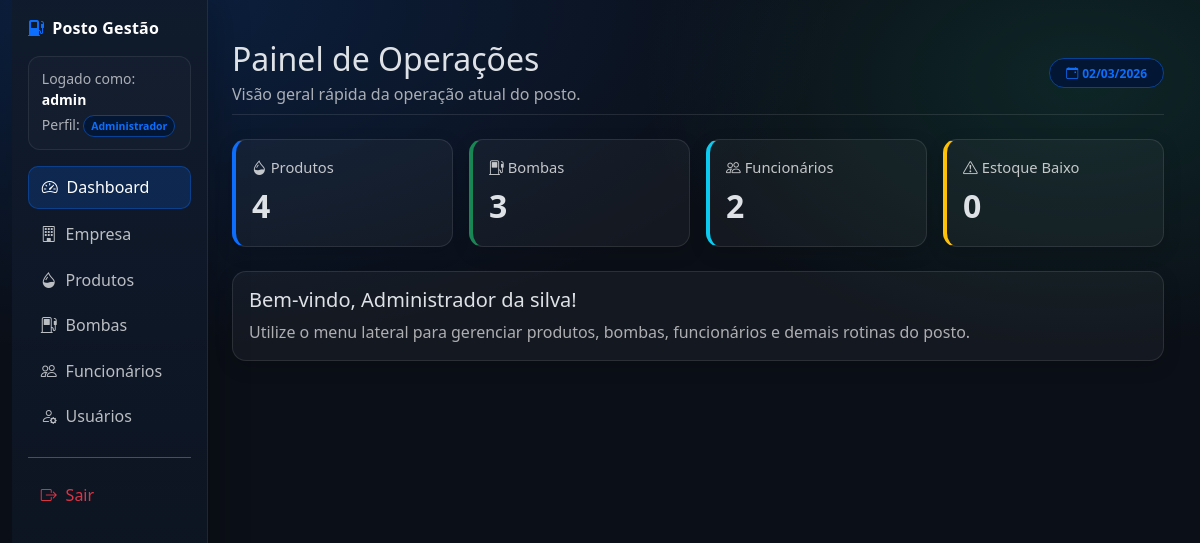
The app's page / (signed in) with its own data.
### accounts/models.py (models this page shows, shortened)
class CustomUser(AbstractUser):
    PERFIL_CHOICES = (
        ('ADMIN', 'Administrador'),
        ('GERENTE', 'Gerente'),
        ('OPERADOR', 'Operador'),
    )
    nome_completo = models.CharField('Nome completo', max_length=255, default='')
    perfil = models.CharField(max_length=10, choices=PERFIL_CHOICES, default='OPERADOR')
    data_cadastro = models.DateTimeField(auto_now_add=True)
    REQUIRED_FIELDS = ["email", "nome_completo"]
    def get_full_name(self):
        return (self.nome_completo or '').strip()

### core/views.py (the view)
# urls.py: path('', DashboardView.as_view(), name='dashboard'),
class DashboardView(LoginRequiredMixin, TemplateView):
    template_name = 'core/dashboard.html'
    def get_context_data(self, **kwargs):
        context = super().get_context_data(**kwargs)
        context['total_produtos'] = Produto.objects.count()
        context['total_bombas'] = Bomba.objects.count()
        context['total_funcionarios'] = Funcionario.objects.count()
        context['estoque_baixo'] = Produto.objects.filter(estoque_atual__lte=models.F('estoque_minimo')).count()
        return context

### templates/core/dashboard.html (shortened to what this page needs)
{% extends 'base.html' %}
{% block content %}
<div class="page-header d-flex justify-content-between flex-wrap flex-md-nowrap align-items-center pt-3 pb-2 mb-4 border-bottom">
    <div>
        <h1 class="h2 mb-1">Painel de Operações</h1>
        <p class="text-muted mb-0">Visão geral rápida da operação atual do posto.</p>
    </div>
    <span class="badge bg-primary-subtle text-primary border border-primary-subtle px-3 py-2">
        <i class="bi bi-calendar-event me-1"></i>{% now "d/m/Y" %}
    </span>
</div>
<div class="row g-3">
    <div class="col-sm-6 col-xl-3">
        <div class="card metric-card metric-primary h-100">
            <div class="card-body">
                <div class="metric-label"><i class="bi bi-droplet-half me-1"></i>Produtos</div>
                <p class="metric-value">{{ total_produtos }}</p>
            </div>
        </div>
    </div>
    <div class="col-sm-6 col-xl-3">
        <div class="card metric-card metric-success h-100">
            <div class="card-body">
                <div class="metric-label"><i class="bi bi-fuel-pump me-1"></i>Bombas</div>
                <p class="metric-value">{{ total_bombas }}</p>
            </div>
        </div>
    </div>
    <div class="col-sm-6 col-xl-3">
        <div class="card metric-card metric-info h-100">
            <div class="card-body">
                <div class="metric-label"><i class="bi bi-people me-1"></i>Funcionários</div>
                <p class="metric-value">{{ total_funcionarios }}</p>
            </div>
        </div>
    </div>
    <div class="col-sm-6 col-xl-3">
        <div class="card metric-card metric-warning h-100">
            <div class="card-body">
                <div class="metric-label"><i class="bi bi-exclamation-triangle me-1"></i>Estoque Baixo</div>
                <p class="metric-value">{{ estoque_baixo }}</p>
            </div>
        </div>
    </div>
</div>
<div class="card mt-4">
    <div class="card-body">
        <h3 class="h5 mb-2">Bem-vindo, {{ user.get_full_name|default:user.username }}!</h3>
        <p class="text-muted mb-0">Utilize o menu lateral para gerenciar produtos, bombas, funcionários e demais rotinas do posto.</p>
    </div>
</div>
{% endblock %}

### templates/base.html (shortened to what this page needs)
{% load django_bootstrap5 %}
{% load static %}
<!DOCTYPE html>
<html lang="pt-br" data-bs-theme="dark">
<head>
    {% bootstrap_css %}
    <link rel="stylesheet" href="https://cdn.jsdelivr.net/npm/bootstrap-icons@1.11.3/font/bootstrap-icons.min.css">
    <link rel="stylesheet" href="{% static 'css/app.css' %}">
</head>
<body>
<div class="container-fluid app-shell">
    <div class="row g-0">
        {% if user.is_authenticated %}
        {% with current=request.resolver_match.url_name %}
        <aside class="col-md-3 col-lg-2 d-md-block sidebar p-3">
            <div class="d-flex align-items-center justify-content-between mb-3">
                <div class="brand text-white">
                    <i class="bi bi-fuel-pump-fill me-2 text-primary"></i>Posto Gestão
                </div>
            </div>
            <div class="small text-muted mb-3 user-chip">
                Logado como: <strong class="text-white">{{ user.username }}</strong>
                <div class="mt-1">
                    Perfil:
                    <span class="badge bg-primary-subtle text-primary border border-primary-subtle">
                        {{ user.get_perfil_display }}
                    </span>
                </div>
            </div>
            <ul class="nav nav-pills flex-column gap-1">
                <li class="nav-item">
                    <a href="{% url 'dashboard' %}" class="nav-link {% if current == 'dashboard' %}active{% endif %}">
                        <i class="bi bi-speedometer2"></i> Dashboard
                    </a>
                </li>
                {% if user.perfil != 'OPERADOR' %}
                <li class="nav-item">
                    <a href="{% url 'empresa_detail' %}" class="nav-link {% if current == 'empresa_detail' or current == 'empresa_create' or current == 'empresa_update' %}active{% endif %}">
                        <i class="bi bi-building"></i> Empresa
                    </a>
                </li>
                {% endif %}
                <li class="nav-item">
                    <a href="{% url 'produto_list' %}" class="nav-link {% if current == 'produto_list' or current == 'produto_create' or current == 'produto_update' %}active{% endif %}">
                        <i class="bi bi-droplet-half"></i> Produtos
                    </a>
                </li>
                <li class="nav-item">
                    <a href="{% url 'bomba_list' %}" class="nav-link {% if current == 'bomba_list' or current == 'bomba_create' or current == 'bomba_update' %}active{% endif %}">
                        <i class="bi bi-fuel-pump"></i> Bombas
                    </a>
                </li>
                <li class="nav-item">
                    <a href="{% url 'funcionario_list' %}" class="nav-link {% if current == 'funcionario_list' or current == 'funcionario_create' or current == 'funcionario_update' %}active{% endif %}">
                        <i class="bi bi-people"></i> Funcionários
                    </a>
                </li>
                {% if user.perfil == 'ADMIN' %}
                <li class="nav-item">
                    <a href="{% url 'user_list' %}" class="nav-link {% if current == 'user_list' or current == 'user_create' or current == 'user_update' %}active{% endif %}">
                        <i class="bi bi-person-gear"></i> Usuários
                    </a>
                </li>
                {% endif %}
                <li class="nav-item mt-3 pt-3 border-top app-border">
                    <form action="{% url 'logout' %}" method="post">
                        <button type="submit" class="nav-link w-100 text-start text-danger border-0 bg-transparent">
                            <i class="bi bi-box-arrow-right"></i> Sair
                        </button>
                    </form>
                </li>
            </ul>
        </aside>
        {% endwith %}
        <main class="col-md-9 col-lg-10 content">
        {% else %}
        <main class="col-12 content">
        {% endif %}
            {% block content %}{% endblock %}
        </main>
    </div>
</div>
</body>
</html>

### static/css/app.css (style rules this page uses)
:root { --app-bg: #0b0f17; --sidebar-bg: #0f1624; --card-bg: rgba(255,255,255,.04); --card-border: rgba(255,255,255,.10); --muted: rgba(255,255,255,.65); }
body { background: radial-gradient(1200px 600px at 10% 0%, rgba(13,110,253,.18), transparent 60%), radial-gradient(800px 500px at 90% 10%, rgba(32,201,151,.12), transparent 55%), var(--app-bg); }
.app-shell { min-height: 100vh; }
.sidebar { min-height: 100vh; background: linear-gradient(180deg, rgba(16,26,44,.98), rgba(12,18,30,.95)); border-right: 1px solid rgba(255,255,255,.08); box-shadow: 12px 0 30px rgba(0,0,0,.18); }
.sidebar .brand { font-weight: 700; letter-spacing: .2px; }
.user-chip { border: 1px solid rgba(255,255,255,.08); background: rgba(255,255,255,.02); border-radius: 12px; padding: .7rem .8rem; }
.sidebar .nav-link { color: rgba(255,255,255,.72); border-radius: 10px; padding: .55rem .8rem; display: flex; gap: .55rem; align-items: center; transition: all .2s ease; }
.sidebar .nav-link.active { background: rgba(13,110,253,.18); color: #fff; border: 1px solid rgba(13,110,253,.35); }
.content { padding: 24px; }
.card { background: var(--card-bg); border: 1px solid var(--card-border); border-radius: 14px; box-shadow: 0 6px 18px rgba(0,0,0,.15); }
.metric-card .metric-label { color: rgba(255,255,255,.75); font-size: .92rem; margin-bottom: .2rem; }
.metric-card .metric-value { font-size: 2rem; font-weight: 700; margin: 0; }
.metric-primary { border-left: 4px solid #0d6efd; }
.metric-success { border-left: 4px solid #198754; }
.metric-info { border-left: 4px solid #0dcaf0; }
.metric-warning { border-left: 4px solid #ffc107; }
.border-bottom { border-color: rgba(255,255,255,.10)!important; }
.text-muted { color: var(--muted)!important; }
.badge { border-radius: 999px; padding: .45em .65em; font-weight: 600; }

### records on screen
CustomUser: username "admin", perfil "Administrador", get_full_name "Administrador da silva"

### other values on screen
{{ total_produtos }} "4"
{{ total_bombas }} "3"
{{ total_funcionarios }} "2"
{{ estoque_baixo }} "0"
